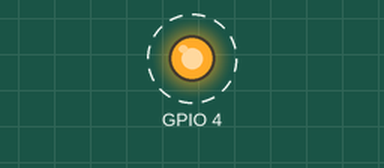
A program run on a simulated Raspberry Pi (BCM pin numbers). Parts: output pins drawn as LEDs (lit = HIGH). Dashed ring = blinking. At 2.4 s the program stops and its outputs stay as they are.

Above: at 0.2 s.
Timing chart, 0 to 3.0 s (numbered marks = the images above):
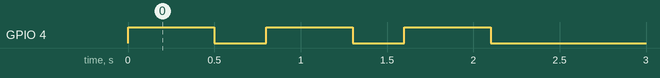

The program:

blink-only.py
```python
import RPi.GPIO as GPIO
import time

# Set up GPIO using BCM numbering
GPIO.setmode(GPIO.BCM)
GPIO.setup(4, GPIO.OUT)  # GPIO 4 for the LED

# Blink LED function
def blink_led(cycles):
    for _ in range(cycles):
        GPIO.output(4, GPIO.HIGH)  # LED ON
        time.sleep(0.5)  # Wait for 0.5 seconds
        GPIO.output(4, GPIO.LOW)   # LED OFF
        time.sleep(0.3)  # Wait for 0.3 seconds

try:
    blink_led(3)  # Blink 3 cycles

finally:
    GPIO.cleanup()  # Clean up GPIO on exit
    
```

Measured:
- by itself, GPIO 4: alternates HIGH for 0.50 s and LOW for 0.30 s, 6 changes in all, then stays LOW
